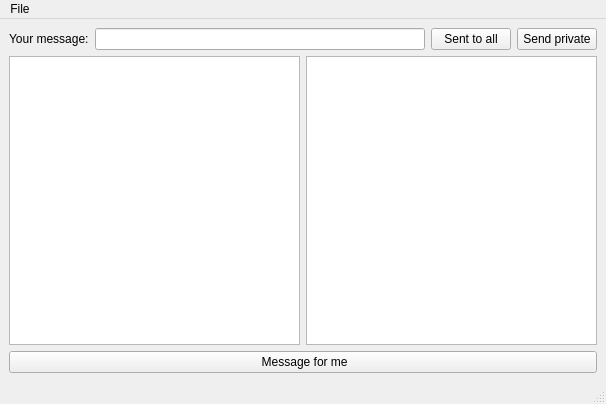
<?xml version="1.0" encoding="UTF-8"?>
<ui version="4.0">
 <class>MainWindow</class>
 <widget class="QMainWindow" name="MainWindow">
  <property name="geometry">
   <rect>
    <x>0</x>
    <y>0</y>
    <width>606</width>
    <height>404</height>
   </rect>
  </property>
  <property name="windowTitle">
   <string>MainWindow</string>
  </property>
  <widget class="QWidget" name="centralwidget">
   <layout class="QVBoxLayout" name="verticalLayout" stretch="0,1,0">
    <item>
     <layout class="QHBoxLayout" name="horizontalLayout">
      <item>
       <widget class="QLabel" name="label">
        <property name="text">
         <string>Your message:</string>
        </property>
       </widget>
      </item>
      <item>
       <widget class="QLineEdit" name="messageLineEdit">
        <property name="enabled">
         <bool>true</bool>
        </property>
       </widget>
      </item>
      <item>
       <widget class="QPushButton" name="sendMessageButton">
        <property name="text">
         <string>Sent to all</string>
        </property>
       </widget>
      </item>
      <item>
       <widget class="QPushButton" name="privateMessageButton">
        <property name="text">
         <string>Send private</string>
        </property>
       </widget>
      </item>
     </layout>
    </item>
    <item>
     <layout class="QHBoxLayout" name="horizontalLayout_2">
      <item>
       <widget class="QTextBrowser" name="commonChatTextBrowser"/>
      </item>
      <item>
       <widget class="QTextBrowser" name="privateChatTextBrowser"/>
      </item>
     </layout>
    </item>
    <item>
     <widget class="QPushButton" name="messageForMeButton">
      <property name="text">
       <string> Message for me</string>
      </property>
     </widget>
    </item>
   </layout>
  </widget>
  <widget class="QMenuBar" name="menubar">
   <property name="geometry">
    <rect>
     <x>0</x>
     <y>0</y>
     <width>606</width>
     <height>21</height>
    </rect>
   </property>
   <widget class="QMenu" name="menuFile">
    <property name="title">
     <string>File</string>
    </property>
    <addaction name="actionConnecting_a_new_client"/>
    <addaction name="actionClose_client"/>
   </widget>
   <addaction name="menuFile"/>
  </widget>
  <widget class="QStatusBar" name="statusbar"/>
  <action name="actionConnecting_a_new_client">
   <property name="text">
    <string>Connecting a new client</string>
   </property>
  </action>
  <action name="actionClose_client">
   <property name="text">
    <string>Close client</string>
   </property>
  </action>
 </widget>
 <resources/>
 <connections/>
</ui>
